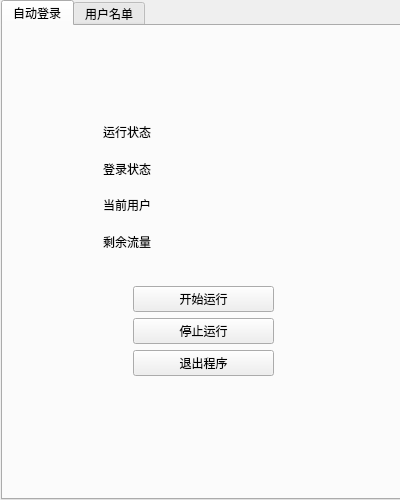
<?xml version="1.0" encoding="UTF-8"?>
<ui version="4.0">
 <class>MainWindow</class>
 <widget class="QMainWindow" name="MainWindow">
  <property name="geometry">
   <rect>
    <x>0</x>
    <y>0</y>
    <width>400</width>
    <height>500</height>
   </rect>
  </property>
  <property name="cursor">
   <cursorShape>ArrowCursor</cursorShape>
  </property>
  <property name="windowTitle">
   <string>UCAS 校园网自动登陆</string>
  </property>
  <widget class="QWidget" name="centralwidget">
   <widget class="QTabWidget" name="tabWidget">
    <property name="geometry">
     <rect>
      <x>1</x>
      <y>0</y>
      <width>400</width>
      <height>500</height>
     </rect>
    </property>
    <property name="currentIndex">
     <number>0</number>
    </property>
    <widget class="QWidget" name="tab_1">
     <property name="enabled">
      <bool>true</bool>
     </property>
     <attribute name="title">
      <string>自动登录</string>
     </attribute>
     <widget class="QWidget" name="verticalLayoutWidget_2">
      <property name="geometry">
       <rect>
        <x>130</x>
        <y>260</y>
        <width>141</width>
        <height>112</height>
       </rect>
      </property>
      <layout class="QVBoxLayout" name="verticalLayout_2">
       <property name="sizeConstraint">
        <enum>QLayout::SetMaximumSize</enum>
       </property>
       <item>
        <widget class="QPushButton" name="run_button">
         <property name="text">
          <string>开始运行</string>
         </property>
        </widget>
       </item>
       <item>
        <widget class="QPushButton" name="stop_button">
         <property name="text">
          <string>停止运行</string>
         </property>
        </widget>
       </item>
       <item>
        <widget class="QPushButton" name="quit_button">
         <property name="text">
          <string>退出程序</string>
         </property>
        </widget>
       </item>
      </layout>
     </widget>
     <widget class="QWidget" name="gridLayoutWidget">
      <property name="geometry">
       <rect>
        <x>100</x>
        <y>90</y>
        <width>191</width>
        <height>141</height>
       </rect>
      </property>
      <layout class="QGridLayout" name="gridLayout">
       <item row="3" column="1">
        <widget class="QLabel" name="flow_label">
         <property name="text">
          <string/>
         </property>
        </widget>
       </item>
       <item row="2" column="0">
        <widget class="QLabel" name="label_3">
         <property name="text">
          <string>当前用户</string>
         </property>
        </widget>
       </item>
       <item row="3" column="0">
        <widget class="QLabel" name="label_6">
         <property name="text">
          <string>剩余流量</string>
         </property>
        </widget>
       </item>
       <item row="2" column="1">
        <widget class="QLabel" name="user_name_label">
         <property name="text">
          <string/>
         </property>
        </widget>
       </item>
       <item row="1" column="1">
        <widget class="QLabel" name="login_status_label">
         <property name="text">
          <string/>
         </property>
        </widget>
       </item>
       <item row="1" column="0">
        <widget class="QLabel" name="label">
         <property name="text">
          <string>登录状态</string>
         </property>
        </widget>
       </item>
       <item row="0" column="0">
        <widget class="QLabel" name="label_2">
         <property name="text">
          <string>运行状态</string>
         </property>
        </widget>
       </item>
       <item row="0" column="1">
        <widget class="QLabel" name="run_status_label">
         <property name="text">
          <string/>
         </property>
        </widget>
       </item>
      </layout>
     </widget>
    </widget>
    <widget class="QWidget" name="tab_3">
     <attribute name="title">
      <string>用户名单</string>
     </attribute>
     <widget class="QTableWidget" name="user_info_table">
      <property name="geometry">
       <rect>
        <x>7</x>
        <y>30</y>
        <width>380</width>
        <height>390</height>
       </rect>
      </property>
      <column>
       <property name="text">
        <string>用户名</string>
       </property>
      </column>
      <column>
       <property name="text">
        <string>剩余流量</string>
       </property>
      </column>
     </widget>
     <widget class="QPushButton" name="user_list_update_button">
      <property name="geometry">
       <rect>
        <x>160</x>
        <y>440</y>
        <width>75</width>
        <height>23</height>
       </rect>
      </property>
      <property name="text">
       <string>更新名单</string>
      </property>
     </widget>
     <widget class="QLabel" name="label_4">
      <property name="geometry">
       <rect>
        <x>10</x>
        <y>10</y>
        <width>54</width>
        <height>12</height>
       </rect>
      </property>
      <property name="text">
       <string>当前可用</string>
      </property>
     </widget>
    </widget>
   </widget>
  </widget>
 </widget>
 <resources/>
 <connections>
  <connection>
   <sender>quit_button</sender>
   <signal>clicked()</signal>
   <receiver>MainWindow</receiver>
   <slot>close()</slot>
   <hints>
    <hint type="sourcelabel">
     <x>206</x>
     <y>362</y>
    </hint>
    <hint type="destinationlabel">
     <x>199</x>
     <y>249</y>
    </hint>
   </hints>
  </connection>
  <connection>
   <sender>run_button</sender>
   <signal>clicked()</signal>
   <receiver>MainWindow</receiver>
   <slot>run_auto_login()</slot>
   <hints>
    <hint type="sourcelabel">
     <x>226</x>
     <y>298</y>
    </hint>
    <hint type="destinationlabel">
     <x>237</x>
     <y>-3</y>
    </hint>
   </hints>
  </connection>
  <connection>
   <sender>user_list_update_button</sender>
   <signal>clicked()</signal>
   <receiver>MainWindow</receiver>
   <slot>list_update()</slot>
   <hints>
    <hint type="sourcelabel">
     <x>211</x>
     <y>469</y>
    </hint>
    <hint type="destinationlabel">
     <x>211</x>
     <y>505</y>
    </hint>
   </hints>
  </connection>
  <connection>
   <sender>stop_button</sender>
   <signal>clicked()</signal>
   <receiver>MainWindow</receiver>
   <slot>stop_auto_login()</slot>
   <hints>
    <hint type="sourcelabel">
     <x>248</x>
     <y>347</y>
    </hint>
    <hint type="destinationlabel">
     <x>403</x>
     <y>309</y>
    </hint>
   </hints>
  </connection>
 </connections>
 <slots>
  <slot>run_auto_login()</slot>
  <slot>stop_auto_login()</slot>
  <slot>swich_user()</slot>
  <slot>list_update()</slot>
  <slot>info_update()</slot>
 </slots>
</ui>
